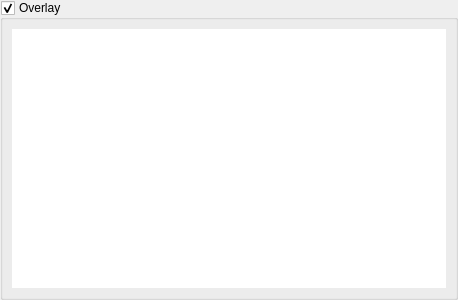
<?xml version="1.0" encoding="UTF-8"?>
<ui version="4.0">
 <class>control_panel::output::Overlay</class>
 <widget class="QWidget" name="ControlPanel_Output_Overlay">
  <property name="geometry">
   <rect>
    <x>0</x>
    <y>0</y>
    <width>458</width>
    <height>300</height>
   </rect>
  </property>
  <property name="minimumSize">
   <size>
    <width>0</width>
    <height>0</height>
   </size>
  </property>
  <property name="maximumSize">
   <size>
    <width>16777215</width>
    <height>300</height>
   </size>
  </property>
  <property name="focusPolicy">
   <enum>Qt::ClickFocus</enum>
  </property>
  <property name="windowTitle">
   <string>Dialog</string>
  </property>
  <layout class="QVBoxLayout" name="verticalLayout_2">
   <property name="spacing">
    <number>9</number>
   </property>
   <property name="leftMargin">
    <number>0</number>
   </property>
   <property name="topMargin">
    <number>0</number>
   </property>
   <property name="rightMargin">
    <number>0</number>
   </property>
   <property name="bottomMargin">
    <number>0</number>
   </property>
   <item>
    <widget class="QGroupBox" name="groupBox">
     <property name="title">
      <string>Overlay</string>
     </property>
     <property name="checkable">
      <bool>true</bool>
     </property>
     <layout class="QVBoxLayout" name="verticalLayout">
      <item>
       <widget class="QPlainTextEdit" name="plainTextEdit">
        <property name="sizePolicy">
         <sizepolicy hsizetype="Expanding" vsizetype="Expanding">
          <horstretch>0</horstretch>
          <verstretch>0</verstretch>
         </sizepolicy>
        </property>
        <property name="frameShape">
         <enum>QFrame::NoFrame</enum>
        </property>
        <property name="lineWrapMode">
         <enum>QPlainTextEdit::NoWrap</enum>
        </property>
       </widget>
      </item>
     </layout>
    </widget>
   </item>
  </layout>
 </widget>
 <resources/>
 <connections/>
</ui>
